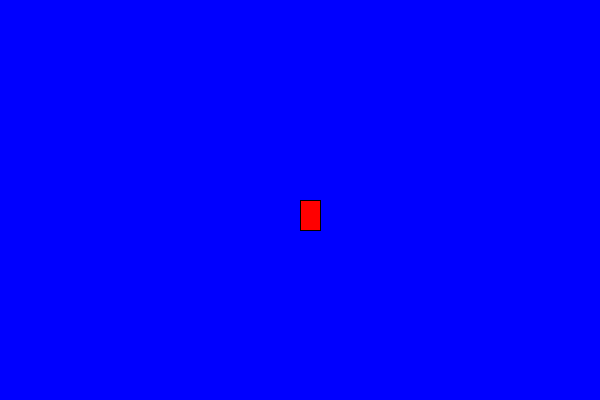
Frame 1 (no input)
Frame 60 (the mouse pressed at the canvas centre just before this capture): identical to frame 1, image omitted
Frame 120 (the mouse held since frame 60 and released just before this capture): identical to frame 1, image omitted

The Processing sketch that drew this single still picture (run headless with seeded random() and noise(); from frame 60 on, the mouse is pressed at the canvas centre):

// Processing sketch: s02bfunctions
// ── s02bfunctions.pde
void setup() {
  size(600,400);
  fill(255,0,0);
}

void draw() {
  background(0,0,255);
  rect(300,200,20,30);
}
